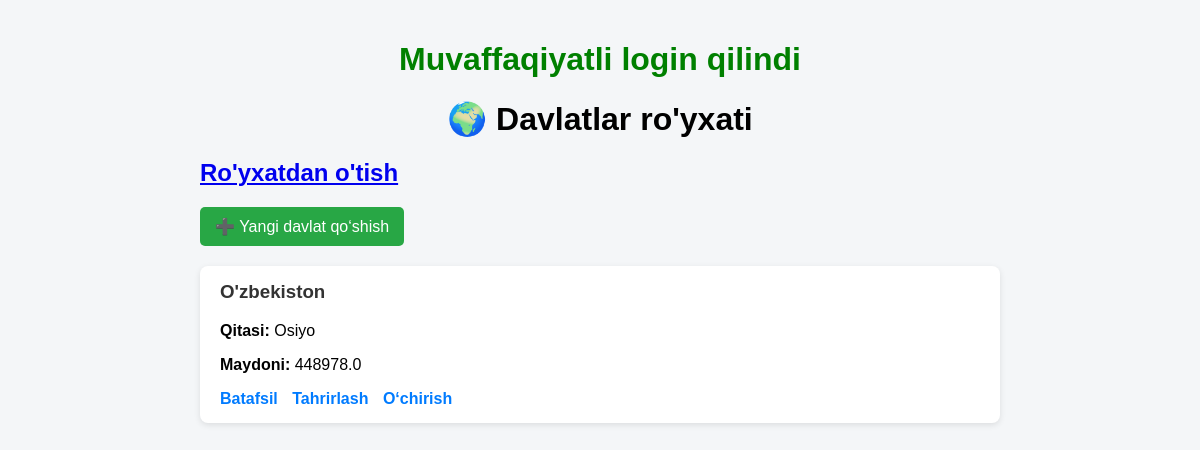
/, run on an earlier commit of the app's database.
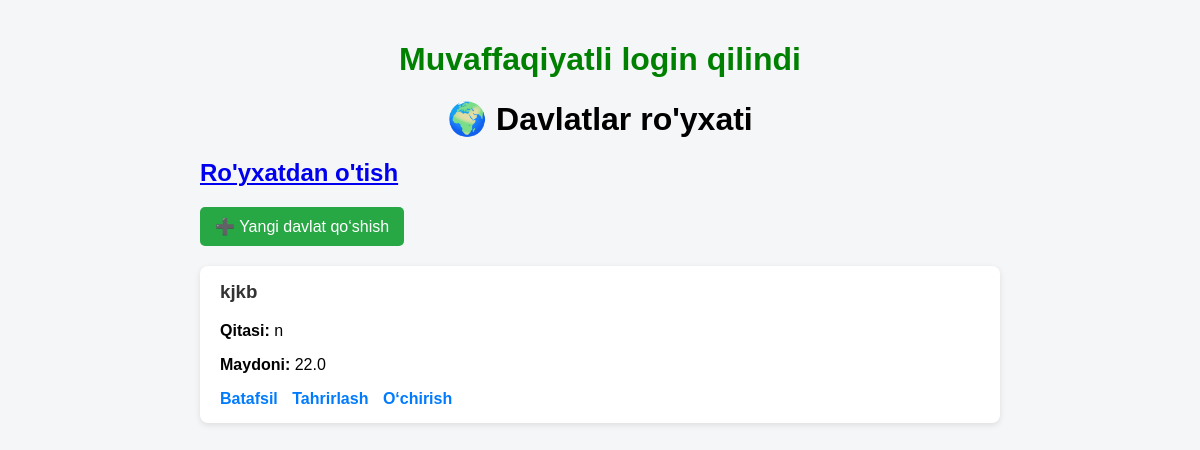
And on a later commit of the database.
### countries/models.py (models this page shows, shortened)
class davlat(models.Model):
    nomi = models.CharField(max_length=100)
    poytaxti= models.CharField(max_length=100)
    maydoni = models.FloatField()
    aholi_soni = models.BigIntegerField()
    tili=models.CharField(max_length=200)
    pul_birligi=models.CharField(max_length=50)
    qitasi = models.CharField(max_length=50)

### countries/views.py (the view)
# urls.py: path('',views.ListView.as_view(), name='index'),
class ListView(View):
    def get(self, request):
        davlatlar=davlat.objects.all()
        return render(request, 'index.html', {'davlatlar': davlatlar})

### templates/index.html (shortened to what this page needs)
<!DOCTYPE html>
<html lang="uz">
<head>
</head>
<body>
{% if request.user %}
<h1 style="color:green">Muvaffaqiyatli login qilindi</h1>
{% endif %}
    <div class="container">
        <h1>🌍 Davlatlar ro'yxati</h1>
        <h2><a href="{% url 'register' %}">Ro'yxatdan o'tish</a></h2>
        <a href="{% url 'create' %}" class="add-btn">➕ Yangi davlat qo‘shish</a>
        {% if davlatlar %}
            {% for davlat_c in davlatlar %}
                <div class="card">
                    <h3>{{ davlat_c.nomi }}</h3>
                    <p><b>Qitasi:</b> {{ davlat_c.qitasi }}</p>
                    <p><b>Maydoni:</b> {{ davlat_c.maydoni }}</p>
                    <div class="actions">
                        <a href="{% url 'detail' davlat_c.pk %}">Batafsil</a>
                        <a href="{% url 'update' davlat_c.pk %}">Tahrirlash</a>
                        <a href="{% url 'delete' davlat_c.pk %}">O‘chirish</a>
                    </div>
                </div>
            {% endfor %}
        {% else %}
            <p class="empty">Hozircha davlatlar yo‘q.</p>
        {% endif %}
    </div>
</body>
</html>

What changed in the data, as far as the page shows it:
removed davlat: nomi "O'zbekiston", qitasi "Osiyo", maydoni "448978.0"
added davlat: nomi "kjkb", qitasi "n", maydoni "22.0"
